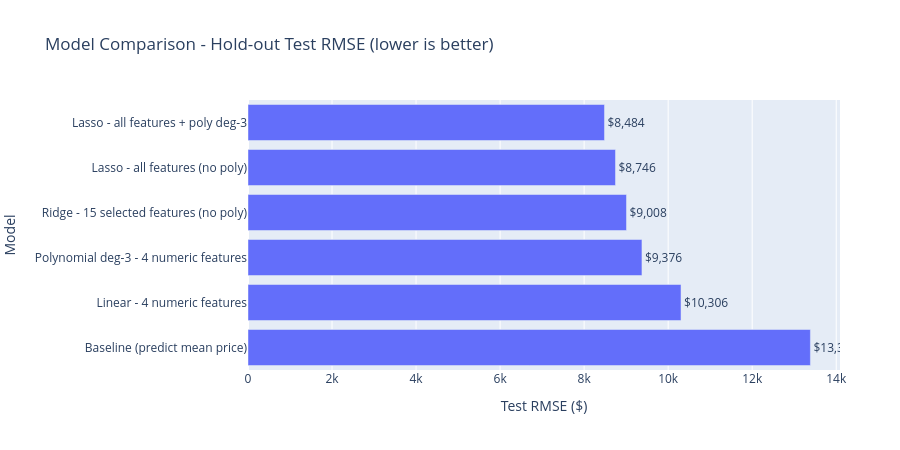

Source (notebook cell):
### Code cell
# Visualize the comparison (lower RMSE = better)
fig = px.bar(comparison.sort_values('Test RMSE', ascending=False),
             x='Test RMSE', y='Model', orientation='h', text='Test RMSE',
             title='Model Comparison - Hold-out Test RMSE (lower is better)',
             labels={'Test RMSE': 'Test RMSE ($)'}, height=450, width=900)
fig.update_traces(texttemplate='$%{text:,.0f}', textposition='outside')
fig.update_layout(margin=dict(l=10, r=60))
fig.show()

### Figure 1 — Plotly figure (JSON) as saved in the notebook; plotly's stock layout.template omitted (floating-point values rounded to 4 significant figures)
{"data": [{"hovertemplate": "Test RMSE ($)=%{text}<br>Model=%{y}<extra></extra>", "legendgroup": "", "marker": {"color": "#636efa", "pattern": {"shape": ""}}, "name": "", "orientation": "h", "showlegend": false, "text": [13390.0, 10310.0, 9376.0, 9008.0, 8746.0, 8484.0], "textposition": "outside", "texttemplate": "$%{text:,.0f}", "type": "bar", "x": [13390.0, 10310.0, 9376.0, 9008.0, 8746.0, 8484.0], "xaxis": "x", "y": ["Baseline (predict mean price)", "Linear - 4 numeric features", "Polynomial deg-3 - 4 numeric features", "Ridge - 15 selected features (no poly)", "Lasso - all features (no poly)", "Lasso - all features + poly deg-3"], "yaxis": "y"}], "layout": {"barmode": "relative", "height": 450, "legend": {"tracegroupgap": 0}, "margin": {"l": 10, "r": 60}, "title": {"text": "Model Comparison - Hold-out Test RMSE (lower is better)"}, "width": 900, "xaxis": {"anchor": "y", "domain": [0, 1], "title": {"text": "Test RMSE ($)"}}, "yaxis": {"anchor": "x", "domain": [0, 1], "title": {"text": "Model"}}}}
